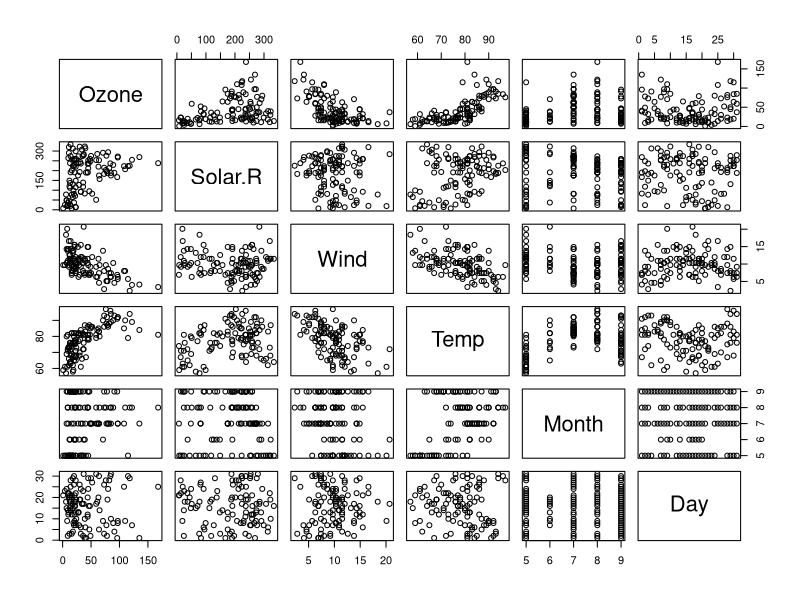

The R script that drew this image:
## ---- chunk 1
knitr::opts_chunk$set(echo = TRUE)
## ---- chunk 2
# sets the working directory
setwd("/Users/Shibl/Google Drive/Herguan University/2016 Fall/CS549 - Big Data Analytics/CS549 Assignments/Assignment1_ozone_data")
# Reads the data into R 
mydata<-read.csv("Ozone_data.csv")
# Runs a Regression model and gives the summary output
summary(lm(Ozone ~ Temp+Wind, data = mydata))
## ---- chunk 3
# draws a correlation plot
pairs(mydata)
# calculates the Pearson's correlation coefficient 
cor(mydata)
## ---- chunk 4
model1=lm(Ozone ~ Temp+Wind+Temp*Wind, data = mydata)
confint(model1,conf.level=0.95)
## ---- chunk 5
t.test(mydata,conf.level=0.90)
## ---- chunk 6
# just separating Ozone data from the data sheet
newdata <- mydata[c(1)]
# Applying T test
t.test(newdata,alternative = "less", mu= 50)
